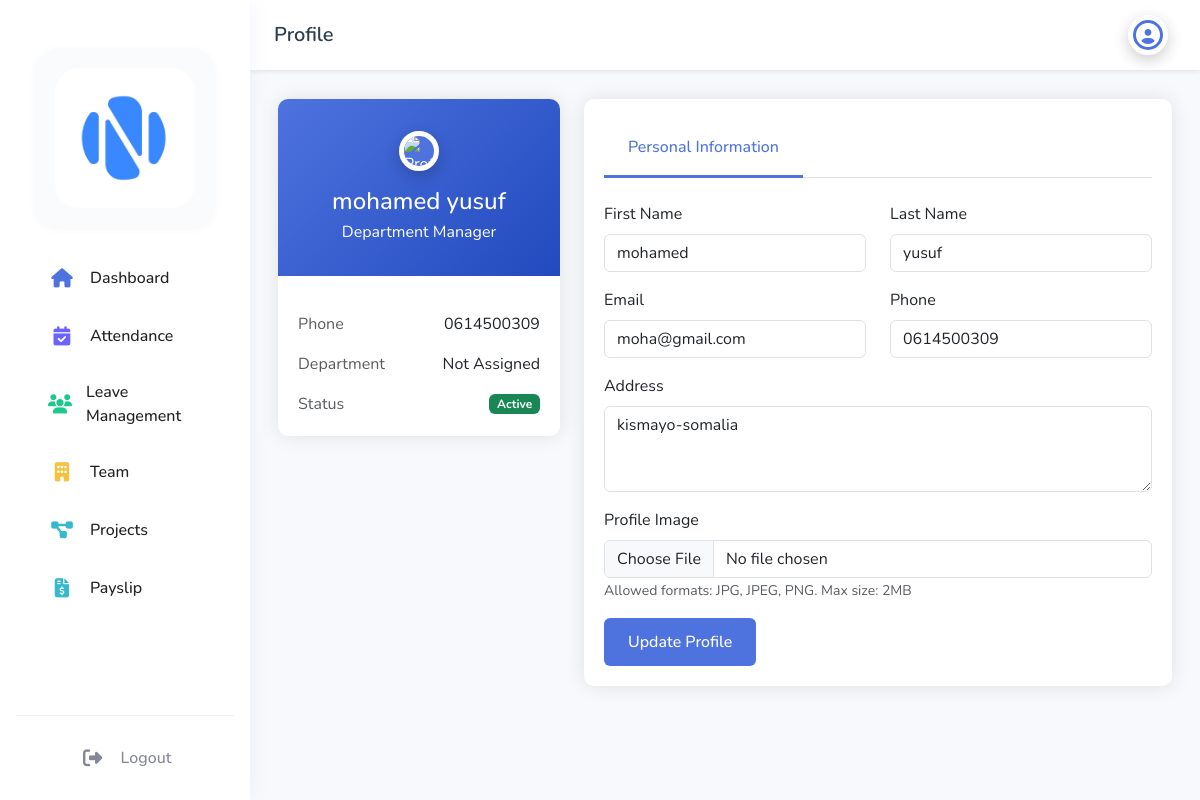
The app's page /dashboard/manager/profile.php (signed in) with its own data.
### tables this page shows
CREATE TABLE `employees` (
  `emp_id` int(11) NOT NULL,
  `user_id` int(11) DEFAULT NULL,
  `first_name` varchar(50) NOT NULL,
  `last_name` varchar(50) NOT NULL,
  `dept_id` int(11) DEFAULT NULL,
  `position` varchar(100) DEFAULT NULL,
  `hire_date` date DEFAULT NULL,
  `basic_salary` decimal(10,2) DEFAULT 0.00,
  `salary` decimal(10,2) DEFAULT NULL,
  `phone` varchar(20) DEFAULT NULL,
  `address` text DEFAULT NULL,
  `profile_image` varchar(255) DEFAULT NULL,
  `gender` enum('male','female') NOT NULL DEFAULT 'male'
);

CREATE TABLE `users` (
  `user_id` int(11) NOT NULL,
  `username` varchar(50) NOT NULL,
  `password` varchar(255) NOT NULL,
  `email` varchar(100) NOT NULL,
  `role` enum('admin','hr','manager','employee') NOT NULL,
  `status` enum('active','inactive') DEFAULT 'active',
  `created_at` timestamp NOT NULL DEFAULT current_timestamp(),
  `last_login` timestamp NULL DEFAULT NULL
);

### dashboard/manager/profile.php (the view, shortened to what this page needs)
<?php
require_once '../../config/database.php';
?>
<!DOCTYPE html>
<html lang="en">
<head>
    <link href="https://cdn.jsdelivr.net/npm/bootstrap@5.3.2/dist/css/bootstrap.min.css" rel="stylesheet">
    <link rel="stylesheet" href="https://cdnjs.cloudflare.com/ajax/libs/font-awesome/6.4.0/css/all.min.css">
    <link rel="stylesheet" href="../../assets/css/dashboard.css">
</head>
<body>
    <?php include 'includes/sidebar.php'; ?>
    <div class="main-content" id="main-content">
        <?php include 'includes/topbar.php'; ?>
        <div class="container-fluid py-4">
            <div class="row">
                <div class="col-md-4">
                    <div class="profile-card mb-4">
                        <div class="profile-header text-center">
                            <div class="profile-avatar mb-3">
                                <img src="<?php echo !empty($manager['profile_image']) ? '../../uploads/profile_photos/' . htmlspecialchars($manager['profile_image']) : '../../assets/images/default-profile.png'; ?>" onerror="this.src='../../assets/images/default-profile.png';" alt="Profile Image">
                            </div>
                            <h4 class="mb-1"><?php echo htmlspecialchars($manager['first_name'] . ' ' . $manager['last_name']); ?></h4>
                            <p class="mb-0">Department Manager</p>
                        </div>
                        <div class="card-body">
                            <div class="d-flex justify-content-between align-items-center mb-3">
                                <span class="text-muted">Phone</span>
                                <span><?php echo htmlspecialchars($manager['phone']); ?></span>
                            </div>
                            <div class="d-flex justify-content-between align-items-center mb-3">
                                <span class="text-muted">Department</span>
                                <span><?php echo htmlspecialchars($manager['dept_name'] ?? 'Not Assigned'); ?></span>
                            </div>
                            <div class="d-flex justify-content-between align-items-center">
                                <span class="text-muted">Status</span>
                                <span class="badge bg-success">Active</span>
                            </div>
                        </div>
                    </div>
                </div>
                <div class="col-md-8">
                    <div class="profile-card">
                        <div class="card-body">
                            <ul class="nav nav-tabs mb-4" role="tablist">
                                <li class="nav-item">
                                    <a class="nav-link active" data-bs-toggle="tab" href="#personal">Personal Information</a>
                                </li>
                            </ul>
                            <div class="tab-content">
                                <div class="tab-pane fade show active" id="personal">
                                    <form action="" method="POST" enctype="multipart/form-data">
                                        <div class="row mb-3">
                                            <div class="col-md-6">
                                                <label class="form-label">First Name</label>
                                                <input type="text" class="form-control" name="first_name" value="<?php echo htmlspecialchars($manager['first_name']); ?>" required>
                                            </div>
                                            <div class="col-md-6">
                                                <label class="form-label">Last Name</label>
                                                <input type="text" class="form-control" name="last_name" value="<?php echo htmlspecialchars($manager['last_name']); ?>" required>
                                            </div>
                                        </div>
                                        <div class="row mb-3">
                                            <div class="col-md-6">
                                                <label class="form-label">Email</label>
                                                <input type="email" class="form-control" name="email" value="<?php echo isset($manager['email']) ? htmlspecialchars($manager['email']) : ''; ?>" required>
                                            </div>
                                            <div class="col-md-6">
                                                <label class="form-label">Phone</label>
                                                <input type="tel" class="form-control" name="phone" value="<?php echo htmlspecialchars($manager['phone']); ?>">
                                            </div>
                                        </div>
                                        <div class="mb-3">
                                            <label class="form-label">Address</label>
                                            <textarea class="form-control" name="address" rows="3"><?php echo htmlspecialchars($manager['address'] ?? ''); ?></textarea>
                                        </div>
                                        <div class="mb-3">
                                            <label class="form-label">Profile Image</label>
                                            <input type="file" class="form-control" name="profile_image" accept="image/jpeg,image/png">
                                            <small class="text-muted">Allowed formats: JPG, JPEG, PNG. Max size: 2MB</small>
                                        </div>
                                        <button type="submit" class="btn btn-primary">Update Profile</button>
                                    </form>
                                </div>
                            </div>
                        </div>
                    </div>
                </div>
            </div>
        </div>
    </div>
</body>
</html>

### assets/css/dashboard.css (style rules this page uses)
:root { --sidebar-width: 250px; --sidebar-collapsed-width: 70px; --topbar-height: 60px; --primary-color: #4e73df; --secondary-color: #858796; --success-color: #1cc88a; --info-color: #36b9cc; --warning-color: #f6c23e; --danger-color: #e74a3b; }
body { font-family: 'Nunito', sans-serif; background-color: #f8f9fc; }
.nav-link { color: rgba(255, 255, 255, 0.8); padding: 0.8rem 1rem; display: flex; align-items: center; gap: 0.5rem; text-decoration: none; transition: all 0.3s ease; }
.main-content { margin-left: 250px; padding: 1rem; padding-top: 75px; transition: all 0.3s ease; min-height: 100vh; }
.card-body { padding: 1.25rem; }
.nav-link.active { color: white; background-color: rgba(255, 255, 255, 0.1); }
.container-fluid { padding-top: 1rem; }

### dashboard/manager/profile.php (style rules this page uses)
.profile-card { background: #fff; border-radius: 10px; box-shadow: 0 0 20px rgba(0,0,0,0.1); transition: all 0.3s ease; }
.profile-header { background: linear-gradient(135deg, #4e73df 0%, #224abe 100%); color: white; padding: 2rem; border-radius: 10px 10px 0 0; }
.profile-avatar { width: 200px; height: 200px; border-radius: 50%; border: 5px solid white; background: #fff; display: flex; align-items: center; justify-content: center; margin: 0 auto; box-shadow: 0 5px 15px rgba(0,0,0,0.2); }
.profile-avatar img { width: 100%; height: 100%; border-radius: 50%; object-fit: cover; }
.nav-tabs .nav-link { color: #6c757d; border: none; padding: 1rem 1.5rem; font-weight: 500; transition: all 0.3s ease; }
.nav-tabs .nav-link.active { color: #4e73df; border-bottom: 3px solid #4e73df; background: none; }
.btn-primary { background: #4e73df; border: none; padding: 0.75rem 1.5rem; font-weight: 500; transition: all 0.3s ease; }

### dashboard/manager/includes/topbar.php (style rules this page uses)
.profile-avatar { width: 40px; height: 40px; background: #4e73df; border-radius: 50%; display: flex; align-items: center; justify-content: center; color: #fff; overflow: hidden; }
.profile-avatar img { width: 100%; height: 100%; object-fit: cover; border-radius: 50%; }

### records on screen
employees: first_name+last_name "mohamed yusuf", phone "0614500309", first_name "mohamed", last_name "yusuf", email "moha@gmail.com", address "kismayo-somalia"

### other values on screen
$current_page "Profile"
$manager['dept_name'] "Not Assigned"
